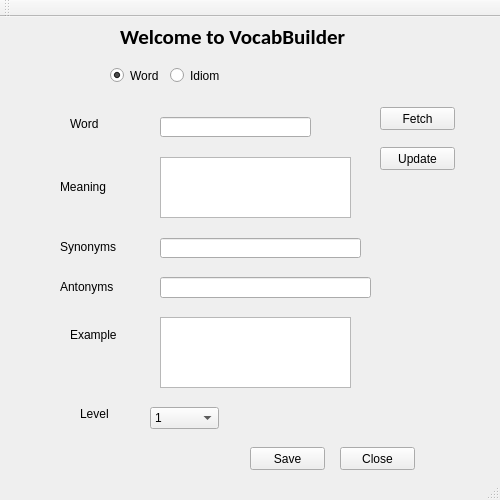
<?xml version="1.0" encoding="UTF-8"?>
<ui version="4.0">
 <class>UIHandler</class>
 <widget class="QMainWindow" name="UIHandler">
  <property name="geometry">
   <rect>
    <x>0</x>
    <y>0</y>
    <width>500</width>
    <height>500</height>
   </rect>
  </property>
  <property name="maximumSize">
   <size>
    <width>500</width>
    <height>500</height>
   </size>
  </property>
  <property name="windowTitle">
   <string>UIHandler</string>
  </property>
  <property name="autoFillBackground">
   <bool>true</bool>
  </property>
  <widget class="QWidget" name="centralWidget">
   <widget class="QLabel" name="labelWord">
    <property name="geometry">
     <rect>
      <x>70</x>
      <y>100</y>
      <width>46</width>
      <height>13</height>
     </rect>
    </property>
    <property name="text">
     <string>Word</string>
    </property>
   </widget>
   <widget class="QLabel" name="labelMeaning">
    <property name="geometry">
     <rect>
      <x>60</x>
      <y>160</y>
      <width>61</width>
      <height>20</height>
     </rect>
    </property>
    <property name="text">
     <string>Meaning</string>
    </property>
   </widget>
   <widget class="QLabel" name="labelSyn">
    <property name="geometry">
     <rect>
      <x>60</x>
      <y>220</y>
      <width>61</width>
      <height>20</height>
     </rect>
    </property>
    <property name="text">
     <string>Synonyms</string>
    </property>
   </widget>
   <widget class="QLabel" name="labelAnt">
    <property name="geometry">
     <rect>
      <x>60</x>
      <y>260</y>
      <width>61</width>
      <height>20</height>
     </rect>
    </property>
    <property name="text">
     <string>Antonyms</string>
    </property>
   </widget>
   <widget class="QLabel" name="labelDesc">
    <property name="geometry">
     <rect>
      <x>70</x>
      <y>310</y>
      <width>61</width>
      <height>16</height>
     </rect>
    </property>
    <property name="text">
     <string>Example</string>
    </property>
   </widget>
   <widget class="QLabel" name="labelLevel">
    <property name="geometry">
     <rect>
      <x>80</x>
      <y>390</y>
      <width>46</width>
      <height>13</height>
     </rect>
    </property>
    <property name="text">
     <string>Level</string>
    </property>
   </widget>
   <widget class="QPushButton" name="buttonSave">
    <property name="geometry">
     <rect>
      <x>250</x>
      <y>430</y>
      <width>75</width>
      <height>23</height>
     </rect>
    </property>
    <property name="text">
     <string>Save</string>
    </property>
   </widget>
   <widget class="QPushButton" name="buttonClose">
    <property name="geometry">
     <rect>
      <x>340</x>
      <y>430</y>
      <width>75</width>
      <height>23</height>
     </rect>
    </property>
    <property name="text">
     <string>Close</string>
    </property>
   </widget>
   <widget class="QPushButton" name="buttonFetch">
    <property name="geometry">
     <rect>
      <x>380</x>
      <y>90</y>
      <width>75</width>
      <height>23</height>
     </rect>
    </property>
    <property name="text">
     <string>Fetch</string>
    </property>
   </widget>
   <widget class="QComboBox" name="comboBox">
    <property name="geometry">
     <rect>
      <x>150</x>
      <y>390</y>
      <width>69</width>
      <height>22</height>
     </rect>
    </property>
    <item>
     <property name="text">
      <string>1</string>
     </property>
    </item>
    <item>
     <property name="text">
      <string>2</string>
     </property>
    </item>
    <item>
     <property name="text">
      <string>3</string>
     </property>
    </item>
    <item>
     <property name="text">
      <string>4</string>
     </property>
    </item>
    <item>
     <property name="text">
      <string>5</string>
     </property>
    </item>
   </widget>
   <widget class="QLineEdit" name="fieldWord">
    <property name="geometry">
     <rect>
      <x>160</x>
      <y>100</y>
      <width>151</width>
      <height>20</height>
     </rect>
    </property>
   </widget>
   <widget class="QTextEdit" name="fieldMeaning">
    <property name="geometry">
     <rect>
      <x>160</x>
      <y>140</y>
      <width>191</width>
      <height>61</height>
     </rect>
    </property>
    <property name="lineWrapMode">
     <enum>QTextEdit::FixedColumnWidth</enum>
    </property>
    <property name="lineWrapColumnOrWidth">
     <number>40</number>
    </property>
    <property name="acceptRichText">
     <bool>false</bool>
    </property>
   </widget>
   <widget class="QLineEdit" name="fieldSyn">
    <property name="geometry">
     <rect>
      <x>160</x>
      <y>221</y>
      <width>201</width>
      <height>20</height>
     </rect>
    </property>
   </widget>
   <widget class="QLineEdit" name="fieldAnt">
    <property name="geometry">
     <rect>
      <x>160</x>
      <y>260</y>
      <width>211</width>
      <height>21</height>
     </rect>
    </property>
   </widget>
   <widget class="QRadioButton" name="radioWord">
    <property name="geometry">
     <rect>
      <x>110</x>
      <y>50</y>
      <width>82</width>
      <height>17</height>
     </rect>
    </property>
    <property name="text">
     <string>Word</string>
    </property>
    <property name="checked">
     <bool>true</bool>
    </property>
    <attribute name="buttonGroup">
     <string notr="true">buttonGroup</string>
    </attribute>
   </widget>
   <widget class="QRadioButton" name="radioIdiom">
    <property name="geometry">
     <rect>
      <x>170</x>
      <y>50</y>
      <width>82</width>
      <height>17</height>
     </rect>
    </property>
    <property name="text">
     <string>Idiom</string>
    </property>
    <attribute name="buttonGroup">
     <string notr="true">buttonGroup</string>
    </attribute>
   </widget>
   <widget class="QLabel" name="labelHead">
    <property name="geometry">
     <rect>
      <x>120</x>
      <y>10</y>
      <width>231</width>
      <height>20</height>
     </rect>
    </property>
    <property name="palette">
     <palette>
      <active>
       <colorrole role="WindowText">
        <brush brushstyle="SolidPattern">
         <color alpha="255">
          <red>0</red>
          <green>0</green>
          <blue>0</blue>
         </color>
        </brush>
       </colorrole>
       <colorrole role="Button">
        <brush brushstyle="SolidPattern">
         <color alpha="255">
          <red>255</red>
          <green>255</green>
          <blue>255</blue>
         </color>
        </brush>
       </colorrole>
       <colorrole role="Light">
        <brush brushstyle="SolidPattern">
         <color alpha="255">
          <red>255</red>
          <green>255</green>
          <blue>255</blue>
         </color>
        </brush>
       </colorrole>
       <colorrole role="Midlight">
        <brush brushstyle="SolidPattern">
         <color alpha="255">
          <red>255</red>
          <green>255</green>
          <blue>255</blue>
         </color>
        </brush>
       </colorrole>
       <colorrole role="Dark">
        <brush brushstyle="SolidPattern">
         <color alpha="255">
          <red>127</red>
          <green>127</green>
          <blue>127</blue>
         </color>
        </brush>
       </colorrole>
       <colorrole role="Mid">
        <brush brushstyle="SolidPattern">
         <color alpha="255">
          <red>170</red>
          <green>170</green>
          <blue>170</blue>
         </color>
        </brush>
       </colorrole>
       <colorrole role="Text">
        <brush brushstyle="SolidPattern">
         <color alpha="255">
          <red>0</red>
          <green>0</green>
          <blue>0</blue>
         </color>
        </brush>
       </colorrole>
       <colorrole role="BrightText">
        <brush brushstyle="SolidPattern">
         <color alpha="255">
          <red>255</red>
          <green>255</green>
          <blue>255</blue>
         </color>
        </brush>
       </colorrole>
       <colorrole role="ButtonText">
        <brush brushstyle="SolidPattern">
         <color alpha="255">
          <red>0</red>
          <green>0</green>
          <blue>0</blue>
         </color>
        </brush>
       </colorrole>
       <colorrole role="Base">
        <brush brushstyle="SolidPattern">
         <color alpha="255">
          <red>255</red>
          <green>255</green>
          <blue>255</blue>
         </color>
        </brush>
       </colorrole>
       <colorrole role="Window">
        <brush brushstyle="SolidPattern">
         <color alpha="255">
          <red>255</red>
          <green>255</green>
          <blue>255</blue>
         </color>
        </brush>
       </colorrole>
       <colorrole role="Shadow">
        <brush brushstyle="SolidPattern">
         <color alpha="255">
          <red>0</red>
          <green>0</green>
          <blue>0</blue>
         </color>
        </brush>
       </colorrole>
       <colorrole role="AlternateBase">
        <brush brushstyle="SolidPattern">
         <color alpha="255">
          <red>255</red>
          <green>255</green>
          <blue>255</blue>
         </color>
        </brush>
       </colorrole>
       <colorrole role="ToolTipBase">
        <brush brushstyle="SolidPattern">
         <color alpha="255">
          <red>255</red>
          <green>255</green>
          <blue>220</blue>
         </color>
        </brush>
       </colorrole>
       <colorrole role="ToolTipText">
        <brush brushstyle="SolidPattern">
         <color alpha="255">
          <red>0</red>
          <green>0</green>
          <blue>0</blue>
         </color>
        </brush>
       </colorrole>
      </active>
      <inactive>
       <colorrole role="WindowText">
        <brush brushstyle="SolidPattern">
         <color alpha="255">
          <red>0</red>
          <green>0</green>
          <blue>0</blue>
         </color>
        </brush>
       </colorrole>
       <colorrole role="Button">
        <brush brushstyle="SolidPattern">
         <color alpha="255">
          <red>255</red>
          <green>255</green>
          <blue>255</blue>
         </color>
        </brush>
       </colorrole>
       <colorrole role="Light">
        <brush brushstyle="SolidPattern">
         <color alpha="255">
          <red>255</red>
          <green>255</green>
          <blue>255</blue>
         </color>
        </brush>
       </colorrole>
       <colorrole role="Midlight">
        <brush brushstyle="SolidPattern">
         <color alpha="255">
          <red>255</red>
          <green>255</green>
          <blue>255</blue>
         </color>
        </brush>
       </colorrole>
       <colorrole role="Dark">
        <brush brushstyle="SolidPattern">
         <color alpha="255">
          <red>127</red>
          <green>127</green>
          <blue>127</blue>
         </color>
        </brush>
       </colorrole>
       <colorrole role="Mid">
        <brush brushstyle="SolidPattern">
         <color alpha="255">
          <red>170</red>
          <green>170</green>
          <blue>170</blue>
         </color>
        </brush>
       </colorrole>
       <colorrole role="Text">
        <brush brushstyle="SolidPattern">
         <color alpha="255">
          <red>0</red>
          <green>0</green>
          <blue>0</blue>
         </color>
        </brush>
       </colorrole>
       <colorrole role="BrightText">
        <brush brushstyle="SolidPattern">
         <color alpha="255">
          <red>255</red>
          <green>255</green>
          <blue>255</blue>
         </color>
        </brush>
       </colorrole>
       <colorrole role="ButtonText">
        <brush brushstyle="SolidPattern">
         <color alpha="255">
          <red>0</red>
          <green>0</green>
          <blue>0</blue>
         </color>
        </brush>
       </colorrole>
       <colorrole role="Base">
        <brush brushstyle="SolidPattern">
         <color alpha="255">
          <red>255</red>
          <green>255</green>
          <blue>255</blue>
         </color>
        </brush>
       </colorrole>
       <colorrole role="Window">
        <brush brushstyle="SolidPattern">
         <color alpha="255">
          <red>255</red>
          <green>255</green>
          <blue>255</blue>
         </color>
        </brush>
       </colorrole>
       <colorrole role="Shadow">
        <brush brushstyle="SolidPattern">
         <color alpha="255">
          <red>0</red>
          <green>0</green>
          <blue>0</blue>
         </color>
        </brush>
       </colorrole>
       <colorrole role="AlternateBase">
        <brush brushstyle="SolidPattern">
         <color alpha="255">
          <red>255</red>
          <green>255</green>
          <blue>255</blue>
         </color>
        </brush>
       </colorrole>
       <colorrole role="ToolTipBase">
        <brush brushstyle="SolidPattern">
         <color alpha="255">
          <red>255</red>
          <green>255</green>
          <blue>220</blue>
         </color>
        </brush>
       </colorrole>
       <colorrole role="ToolTipText">
        <brush brushstyle="SolidPattern">
         <color alpha="255">
          <red>0</red>
          <green>0</green>
          <blue>0</blue>
         </color>
        </brush>
       </colorrole>
      </inactive>
      <disabled>
       <colorrole role="WindowText">
        <brush brushstyle="SolidPattern">
         <color alpha="255">
          <red>127</red>
          <green>127</green>
          <blue>127</blue>
         </color>
        </brush>
       </colorrole>
       <colorrole role="Button">
        <brush brushstyle="SolidPattern">
         <color alpha="255">
          <red>255</red>
          <green>255</green>
          <blue>255</blue>
         </color>
        </brush>
       </colorrole>
       <colorrole role="Light">
        <brush brushstyle="SolidPattern">
         <color alpha="255">
          <red>255</red>
          <green>255</green>
          <blue>255</blue>
         </color>
        </brush>
       </colorrole>
       <colorrole role="Midlight">
        <brush brushstyle="SolidPattern">
         <color alpha="255">
          <red>255</red>
          <green>255</green>
          <blue>255</blue>
         </color>
        </brush>
       </colorrole>
       <colorrole role="Dark">
        <brush brushstyle="SolidPattern">
         <color alpha="255">
          <red>127</red>
          <green>127</green>
          <blue>127</blue>
         </color>
        </brush>
       </colorrole>
       <colorrole role="Mid">
        <brush brushstyle="SolidPattern">
         <color alpha="255">
          <red>170</red>
          <green>170</green>
          <blue>170</blue>
         </color>
        </brush>
       </colorrole>
       <colorrole role="Text">
        <brush brushstyle="SolidPattern">
         <color alpha="255">
          <red>127</red>
          <green>127</green>
          <blue>127</blue>
         </color>
        </brush>
       </colorrole>
       <colorrole role="BrightText">
        <brush brushstyle="SolidPattern">
         <color alpha="255">
          <red>255</red>
          <green>255</green>
          <blue>255</blue>
         </color>
        </brush>
       </colorrole>
       <colorrole role="ButtonText">
        <brush brushstyle="SolidPattern">
         <color alpha="255">
          <red>127</red>
          <green>127</green>
          <blue>127</blue>
         </color>
        </brush>
       </colorrole>
       <colorrole role="Base">
        <brush brushstyle="SolidPattern">
         <color alpha="255">
          <red>255</red>
          <green>255</green>
          <blue>255</blue>
         </color>
        </brush>
       </colorrole>
       <colorrole role="Window">
        <brush brushstyle="SolidPattern">
         <color alpha="255">
          <red>255</red>
          <green>255</green>
          <blue>255</blue>
         </color>
        </brush>
       </colorrole>
       <colorrole role="Shadow">
        <brush brushstyle="SolidPattern">
         <color alpha="255">
          <red>0</red>
          <green>0</green>
          <blue>0</blue>
         </color>
        </brush>
       </colorrole>
       <colorrole role="AlternateBase">
        <brush brushstyle="SolidPattern">
         <color alpha="255">
          <red>255</red>
          <green>255</green>
          <blue>255</blue>
         </color>
        </brush>
       </colorrole>
       <colorrole role="ToolTipBase">
        <brush brushstyle="SolidPattern">
         <color alpha="255">
          <red>255</red>
          <green>255</green>
          <blue>220</blue>
         </color>
        </brush>
       </colorrole>
       <colorrole role="ToolTipText">
        <brush brushstyle="SolidPattern">
         <color alpha="255">
          <red>0</red>
          <green>0</green>
          <blue>0</blue>
         </color>
        </brush>
       </colorrole>
      </disabled>
     </palette>
    </property>
    <property name="font">
     <font>
      <family>Calibri</family>
      <pointsize>16</pointsize>
      <weight>75</weight>
      <bold>true</bold>
      <stylestrategy>PreferAntialias</stylestrategy>
     </font>
    </property>
    <property name="text">
     <string>Welcome to VocabBuilder</string>
    </property>
   </widget>
   <widget class="QTextEdit" name="fieldEx">
    <property name="geometry">
     <rect>
      <x>160</x>
      <y>300</y>
      <width>191</width>
      <height>71</height>
     </rect>
    </property>
    <property name="lineWrapMode">
     <enum>QTextEdit::FixedColumnWidth</enum>
    </property>
    <property name="lineWrapColumnOrWidth">
     <number>40</number>
    </property>
    <property name="acceptRichText">
     <bool>false</bool>
    </property>
   </widget>
   <widget class="QPushButton" name="buttonUpdate">
    <property name="geometry">
     <rect>
      <x>380</x>
      <y>130</y>
      <width>75</width>
      <height>23</height>
     </rect>
    </property>
    <property name="text">
     <string>Update</string>
    </property>
   </widget>
  </widget>
  <widget class="QToolBar" name="mainToolBar">
   <attribute name="toolBarArea">
    <enum>TopToolBarArea</enum>
   </attribute>
   <attribute name="toolBarBreak">
    <bool>false</bool>
   </attribute>
  </widget>
  <widget class="QStatusBar" name="statusBar"/>
 </widget>
 <layoutdefault spacing="6" margin="11"/>
 <resources/>
 <connections/>
 <buttongroups>
  <buttongroup name="buttonGroup"/>
 </buttongroups>
</ui>
